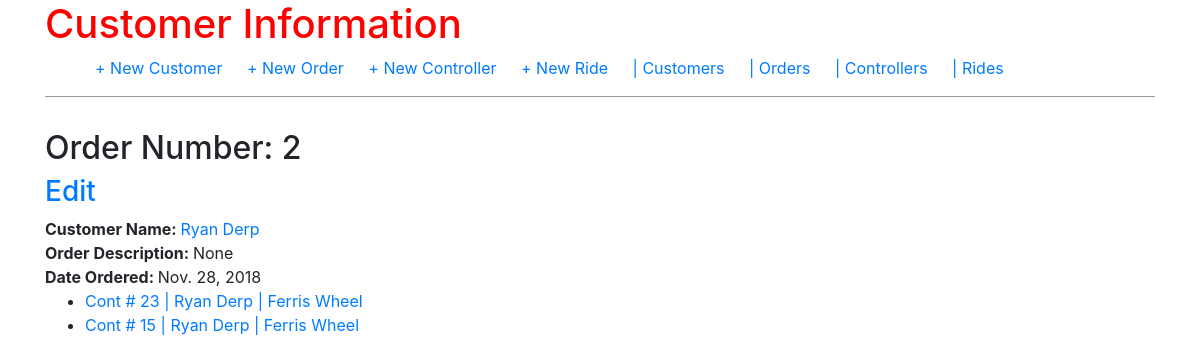
The app's page /order/2/ with its own data.
### orders/models.py (models this page shows, shortened)
class Order(models.Model):
    order_number = models.AutoField(primary_key=True)
    customer_number = models.ForeignKey(Customer, on_delete=models.CASCADE, related_name='orders')
    date_created = models.DateField(auto_now_add=True)
    last_updated = models.DateField(auto_now=True)
    description = models.CharField(max_length=200, null=True, blank=True)
    ride = models.ForeignKey(Ride, on_delete=models.CASCADE, related_name='orders', null=True)

class Customer(models.Model):
    customer_name = models.CharField(max_length=100)
    customer_phone_number = models.CharField(max_length=10)
    customer_email = models.EmailField()
    customer_business_name = models.CharField(max_length=200)
    def __str__(self):
        return self.customer_name

class Controller(models.Model):
    controller_number = models.IntegerField(unique=True)
    order = models.ForeignKey(Order, on_delete=models.CASCADE, related_name='controller')
    T8000 = models.IntegerField(null=True, blank=True)
    T4000 = models.IntegerField(null=True, blank=True)
    T1000 = models.IntegerField(null=True, blank=True)
    T1000s = models.IntegerField(null=True,blank=True)
    F16V3 = models.IntegerField(null=True, blank=True)
    F4V3 = models.IntegerField(null=True, blank=True)
    F2_Raspberry_Pi = models.IntegerField(null=True, blank=True)
    Raspberry_Pi = models.IntegerField(null=True, blank=True)
    Two_Forty_24_Volt = models.IntegerField(null=True, blank=True)
    Three_Twenty_24_Volt = models.IntegerField(null=True, blank=True)
    TP_Link = models.IntegerField(null=True, blank=True)
    Buck_Converter_24v_to_5v = models.IntegerField(null=True, blank=True)
    Buck_Converter_24v_to_12v = models.IntegerField(null=True, blank=True)
    controller_pictures = models.FileField(upload_to='controller_uploads/%Y/%m/%d', null=True)
    def __str__(self):
        return 'Cont # ' + str(self.controller_number) + ' | ' + str(self.order.customer_number) + ' | ' + str(self.order.ride)

class Ride(models.Model):
    ride_name = models.CharField(max_length=100)
    def __str__(self):
        return self.ride_name

### orders/views.py (the view)
# urls.py: path('order/<int:pk>/', views.OrderDetailView.as_view(), name='order_detail'),
class OrderDetailView(DetailView):
    model = Order
    template_name = 'order_detail.html'

### templates/order_detail.html
{% extends 'base.html' %}
{% block content %}
<div class="post-entry">
    <h2>Order Number:  {{ order.order_number }}</h2>
    <h3><a href="{% url 'order_edit' order.pk %}">Edit</a></h3>
    <p><strong>Customer Name: </strong> <a href="{% url 'customer_detail' order.customer_number.pk %}"> {{ order.customer_number }}</p></a>
    <p></p><strong>Order Description: </strong>{{ order.description }}</p>
    <p></p><strong>Date Ordered: </strong>{{ order.date_created }}</p>
    {% if order.controller.all %}
    <ul>
    {% for controller in order.controller.all %}
    <li><a href="{% url 'controller_detail' controller.pk %}">{{ controller }}</a></li>
    {% endfor %}
    </ul>
    {% else %}
    <a href="{% url 'controller_new' %}">Add Controller</a>
    {% endif %}
</div>
{% endblock content %}

### static/css/base.css (style rules this page uses)
body { font-family: 'Source Sans Pro', sans-serif; font-size: 18px; }
.post-entry { margin-bottom: 2rem; }
.post-entry h2 { margin: .5 rem 0; }
.post-entry p { margin: 0; font-weight: 400; }

### records on screen
Order: order_number "2", customer_number "Ryan Derp", description "None", date_created "Nov. 28, 2018"
Controller: controller_number+order "Cont # 23 | Ryan Derp | Ferris Wheel"
Controller: controller_number+order "Cont # 15 | Ryan Derp | Ferris Wheel"
